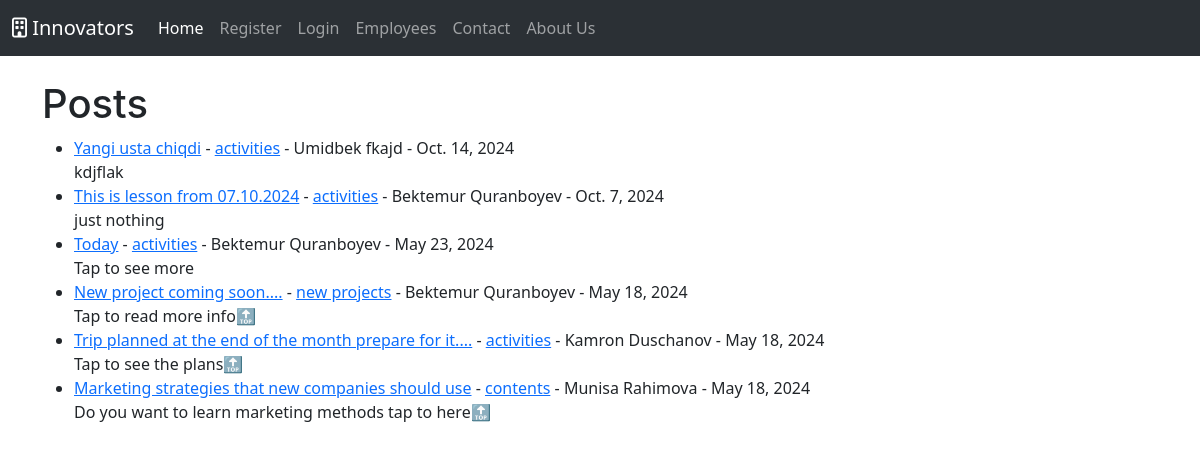
The page / on the database its author committed.
### theblog/models.py (models this page shows, shortened)
class Post(models.Model):
    title = models.CharField(max_length=255)
    header_image = models.ImageField(null=True, blank=True, upload_to="images/")
    title_tag = models.CharField(max_length=255)
    author = models.ForeignKey(User, on_delete=models.CASCADE)
    body = RichTextField(blank=True, null=True)
    post_date = models.DateField(auto_now_add=True)
    category = models.CharField(max_length=255, default='content')
    snippet = models.CharField(max_length=255)
    likes = models.ManyToManyField(User, related_name='blog_posts')

### theblog/views.py (the view)
# urls.py: path('', HomeView.as_view(), name="home"),
class HomeView(ListView):
    model = Post
    template_name = 'home.html'
    cats = Category.objects.all()
    ordering = ['-post_date']

### theblog/templates/home.html (shortened to what this page needs)
{% extends 'base.html' %}
{% block content %}
<h1>Posts</h1>
<ul>
{% for post in object_list %}</a>
<li><a href="{% url 'post-detail' post.pk %}">{{ post.title }}</a>
    - <a href="{% url 'category' post.category|slugify %}">{{ post.category}}</a>
    - {{post.author.first_name}}
    {{post.author.last_name}} -
    {{ post.post_date}}  <br/>
    {{ post.snippet}}</li>
{% endfor%}
</ul>
{% endblock %}

### rows shown on the page
Post: title "Yangi usta chiqdi", category "activities", author.first_name "Umidbek", author.last_name "fkajd", post_date "Oct. 14, 2024", snippet "kdjflak"
Post: title "This is lesson from 07.10.2024", category "activities", author.first_name "Bektemur", author.last_name "Quranboyev", post_date "Oct. 7, 2024", snippet "just nothing"
Post: title "Today", category "activities", author.first_name "Bektemur", author.last_name "Quranboyev", post_date "May 23, 2024", snippet "Tap to see more"
Post: title "New project coming soon....", category "new projects", author.first_name "Bektemur", author.last_name "Quranboyev", post_date "May 18, 2024", snippet "Tap to read more info🔝"
Post: title "Trip planned at the end of the month prepare for it....", category "activities", author.first_name "Kamron", author.last_name "Duschanov", post_date "May 18, 2024", snippet "Tap to see the plans🔝"
Post: title "Marketing strategies that new companies should use", category "contents", author.first_name "Munisa", author.last_name "Rahimova", post_date "May 18, 2024", snippet "Do you want to learn marketing methods tap to here🔝"
